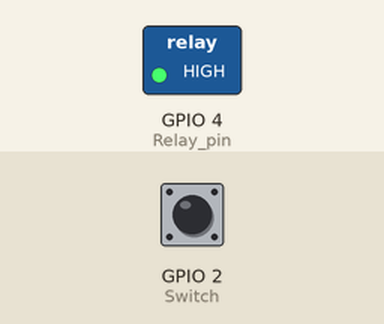
A sketch run on a simulated ESP8266 (NodeMCU). On the bench: switched loads named in the sketch (green lamp = pin HIGH). Inputs (shaded band) come from the test bench; at power-on: GPIO 2 (Switch) LOW. WiFi joins after 1.5 s; servers stay silent unless stated; the Firebase database answers and starts empty; what the sketch prints to the serial monitor is not drawn.

Above: at 2.7 s.
2.8 s: GPIO 2 (Switch) pulled HIGH for 1 s
At 4.0 s:
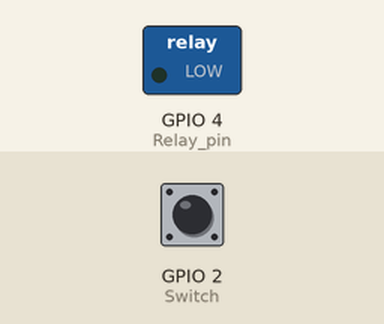
5.7 s: GPIO 2 (Switch) pulled HIGH for 3.2 s
At 10.5 s:
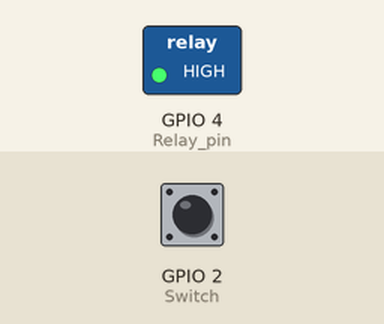
Timing chart, 0 to 12.0 s (numbered marks = the images above; inputs shaded):
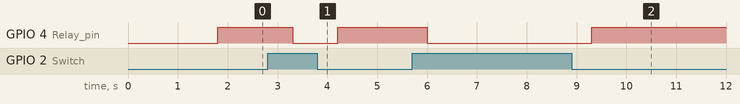

The sketch:

ESP_RelayControl_App.ino
```cpp
#include <ESP8266WiFi.h>
#include <FirebaseESP8266.h>

#define WIFI_SSID "Galaxy M110933"
#define WIFI_PASSWORD "ilsx6565"

#define FIREBASE_HOST "https://espledcontrol-8cd46-default-rtdb.asia-southeast1.firebasedatabase.app/" //Your Firebase Project URL goes here without "http:" , "\" and "/"
#define FIREBASE_AUTH "xQ5mkP97s3oM4yR0evrBoO4gxWCUMoeysGq1RLTl" //Your Firebase Auth Token

FirebaseData fbdo;

const int Relay_pin = 4; //D2
const int Switch = 2; //D4
int Relay_status = 0;
int S2;

void setup(){
  Serial.begin(115200);
  WiFi.begin(WIFI_SSID, WIFI_PASSWORD);
  Serial.print("Connecting to Wi-Fi");
  while (WiFi.status() != WL_CONNECTED){
    Serial.print(".");
    delay(300);
  }
  Serial.println();
  Serial.print("Connected with IP: ");
  Serial.println(WiFi.localIP());
  Serial.println();

  Firebase.begin(FIREBASE_HOST,FIREBASE_AUTH);
  Firebase.reconnectWiFi(true);
  //Firebase.RTDB.setInt(&fbdo, "/RELAY_STATUS", Relay_status);
  pinMode(Relay_pin, OUTPUT); // declare Relay as output
  pinMode(Switch, INPUT); // declare switch as input
}

void loop() {
//Firebase.RTDB.setInt(&fbdo, "/RELAY_STATUS", Relay_status);
S2 = digitalRead(Switch); // read input value
Firebase.RTDB.setInt(&fbdo, "/S2", S2);

if(Firebase.RTDB.getInt(&fbdo, "/ESP_RelayControl/S1")) {
 if (fbdo.dataType() == "string") {
 Relay_status = fbdo.stringData().toInt();
 }
}
if (Relay_status == 1 || S2 == HIGH){
  digitalWrite(Relay_pin,LOW); //Device1 is ON
  Serial.println("Relay ON");
  }
  else if (Relay_status == 0 || S2 == LOW){
    digitalWrite(Relay_pin,HIGH); //Device1 if OFF
    Serial.println("Relay OFF");
  }
}
```

Measured:
- after the input at 2.8 s, GPIO 4 (Relay_pin): HIGH → LOW after 0.50 s, → HIGH 0.90 s later
- after the input at 5.7 s, GPIO 4 (Relay_pin): HIGH → LOW after 0.31 s, → HIGH 3.3 s later
